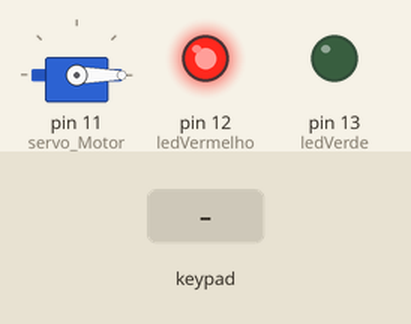
The sketch below on a simulated Arduino Uno, built with avr-gcc and run on an emulated ATmega328P. On the bench: servo, output pins drawn as LEDs (lit = HIGH). Inputs (shaded band) come from the test bench.

Above: at 1.2 s.
1.3 s: keypad keys 1 2 3 pressed 0.4 s apart
At 3.1 s:
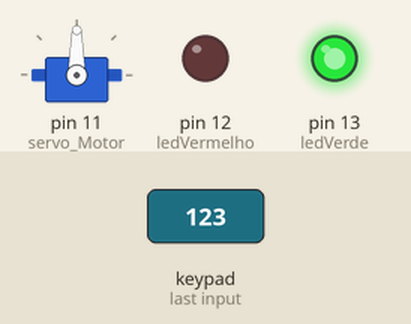
4.0 s: key '*' pressed
At 4.8 s:
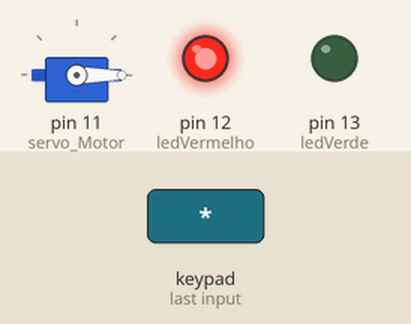
Timing chart, 0 to 7.0 s (numbered marks = the images above; inputs shaded):
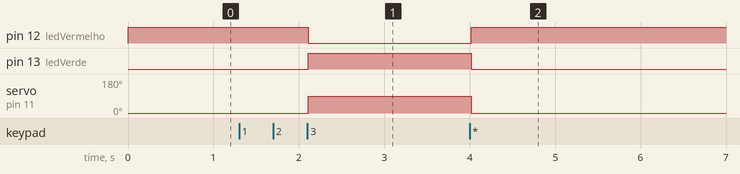

Measured:
- after the input at 1.3 s, pin 12 (ledVermelho): HIGH → LOW after 0.81 s; pin 13 (ledVerde): LOW → HIGH after 0.81 s; servo on pin 11 (servo_Motor): 0° → 90° after 0.81 s
- after the input at 4.0 s, pin 12 (ledVermelho): LOW → HIGH at once; pin 13 (ledVerde): HIGH → LOW at once; servo on pin 11 (servo_Motor): 90° → 0° at once

The sketch:

Tranca_Eletr_nica_com_Servo_Motor.ino
```cpp
#include <Keypad.h> // BIBLIOTECA PARA O FUNCIONAMENTO DO TECLADO DE MEMBRANA
#include <Servo.h> // BIBLIOTECA PARA O FUNCIONAMENTO DO SERVO

Servo servo_Motor; //OBJETO DO TIPO SERVO
char* password = "123"; //SENHA CORRETA PARA DESTRANCAR A FECHADURA
int position = 0; //VARIÁVEL PARA LEITURA DE POSIÇÃO DA TECLA PRESSIONADA
const byte ROWS = 4; //NUMERO DE LINHAS DO TECLADO
const byte COLS = 4; //NUMERO DE COLUNAS DO TECLADO
char keys[ROWS][COLS] = { //DECLARAÇÃO DOS NUMEROS, LETRAS E CARACTERES DO TECLADO
{'1','2','3','A'},
{'4','5','6','B'},
{'7','8','9','C'},
{'*','0','#','D'}
};

byte rowPins[ROWS] = { 8, 7, 6, 9 }; // PINOS DE CONEXAO DAS LINHAS DO TECLADO
byte colPins[COLS] = { 5, 4, 3, 2 }; //PINOS DE CONEXAO DAS COLUNAS DO TECLADO
Keypad keypad = Keypad( makeKeymap(keys), rowPins, colPins, ROWS, COLS );//AS VARIAVEIS rowPins E colPins RECEBERÃO O VALOR DE LEITURA DOS PINOS DAS LINHAS E COLUNAS RESPECTIVAMENTE

const int ledVermelho = 12; //PINO EM QUE ESTÁ CONECTADO O LED VERMELHO
const int ledVerde = 13; //PINO EM QUE ESTÁ CONECTADO O LED VERDE

void setup(){
  pinMode(ledVermelho, OUTPUT); //DECLARA O PINO COMO SAÍDA
  pinMode(ledVerde, OUTPUT); //DECLARA O PINO COMO SAÍDA

  servo_Motor.attach(11); //PINO DE CONTROLE DO SERVO MOTOR
  setLocked(true); //ESTADO INICIAL DA FECHADURA (TRANCADA)
}

void loop(){
  char key = keypad.getKey(); //LEITURA DAS TECLAS PRESSIONADAS
  if (key == '*' || key == '#') { //SE A TECLA PRESSIONADA POR IGUAL A CARACTERE "*" OU "#", FAZ
      position = 0; //POSIÇÃO DE LEITURA DA TECLA PRESSIONADA INICIA EM 0
      setLocked(true); //FECHADURA TRANCADA
}
if (key == password[position]){ //SE A TECLA PRESSIONADA CORRESPONDER A SEQUÊNCIA DA SENHA, FAZ
      position ++;//PULA PARA A PRÓXIMA POSIÇÃO
}
if (position == 3){ // SE VARIÁVEL FOR IGUAL A 3 FAZ (QUANDO AS TECLAS PRESSIONADAS CHEGAREM A 3 POSIÇÕES, SIGNIFICA QUE A SENHA ESTÁ CORRETA)
      setLocked(false); //FECHADURA DESTRANCADA
}
delay(100);//INTERVALO DE 100 MILISSEGUNDOS
}
void setLocked(int locked){ //TRATANDO O ESTADO DA FECHADURA
if (locked){ //SE FECHADURA TRANCADA, FAZ
    digitalWrite(ledVermelho, HIGH);// LED VERMELHO ACENDE
    digitalWrite(ledVerde, LOW);// LED VERDE APAGA
    servo_Motor.write(0); //POSIÇÃO DO SERVO FICA EM 0º (FECHADURA TRANCADA)
}
else{ //SENÃO, FAZ
    digitalWrite(ledVerde, HIGH);// LED VERDE ACENDE
    digitalWrite(ledVermelho, LOW);// LED VERMELHO APAGA
    servo_Motor.write(90);// SERVO GIRA A 82º (FECHADURA DESTRANCADA)
}
}
```

ExDecisao01.cpp
```cpp
#include <stdio.h>
#include <stdlib.h>

main(){
	float n1,n2,dif;

	printf("Digite dois numeros ");
	scanf("%f%f",&n1,&n2);
	if(n1>n2){
		dif=n1-n2;
		printf("Difereca do maior pelo menor eh %f",dif);}
	else{

		dif=n2-n1;
		printf("Diferença do maior pelo menos eh %f",dif);
	}
}
```

ExDecisao02.cpp
```cpp
#include <stdio.h>
#include <stdlib.h>

main(){
int n1;

printf("Digite um numero");
scanf("%f",&n1);
if(n1%2==0)
	printf("O numero  par\n");
else
	printf("O numero  impar\n");
if(n1>0)
	printf("O numero  positivo\n");
else
	printf("O numero  negativo\n");
}
```

ExDecisao03.cpp
```cpp
#include <stdio.h>
#include <stdlib.h>

main(){
float n1,n2;
printf("digite dois numeros ");
scanf("%f%f",&n1,&n2);
if(n1==n2)
	printf("Os numeros sao iguais");
else
	if(n1>n2)
		printf("O maior numero e %.2f",n1);
	else
		printf("O maior numero e %.2f",n2);


}
```

ExDecisao04.cpp
```cpp
#include <stdio.h>
#include <stdlib.h>
#include <math.h>

main(){
float n1,n2,n3,dif23;

printf("Digite tres numeros ");
scanf("%f%f%f",&n1,&n2,&n3);
if(n1>0){
	printf("A raiz quadrada do primeiro numero eh: %f\n",sqrt(n1));
}
else
	printf("O quadrado do primeiro numero eh: %f\n",pow(n1,2));
if(n2<=100&&n2>=10)
	printf("Segundo numero esta entre 10 e 100 intervalo permitido\n");
if(n3<n2)
	printf("Diferenca entre o segundo e o terceiro numero eh %f\n",n2-n3);
else
	printf("%f\n",n3+1);

}
```

ExDecisao05.cpp
```cpp
#include <stdio.h>
#include <stdlib.h>
#include <math.h>

main(){
int idade;

printf("Digite a idade do nadador ");
scanf("%d",&idade);
if(idade>=5&&idade<=7)
	printf("Nadador Infatil A");
if(idade>=8&&idade<=10)
	printf("Nadador Infatil B");
if(idade>=11&&idade<=13)
	printf("Nadador Juvenil A");
if(idade>=14&&idade<=17)
	printf("Nadador Juvenil B");
if(idade>=18)
	printf("Nadador Senior");

}
```

ExDecisao06.cpp
```cpp
#include <stdio.h>
#include <stdlib.h>
#include <math.h>

main(){
float nota1,nota2,media,freq;
int aulamin,assistidadas;

printf("Digite as duas notas ");
scanf("%f%f",&nota1,&nota2);
printf("\nDigite a quantidade de aulas ministradas ");
scanf("%d",&aulamin);
printf("\nDigite a quantidade de presencas do aluno ");
scanf("%d",&assistidadas);
freq=(assistidadas/aulamin)*100;
media=(nota1+nota2)/2;
if(freq<75)
	printf("aluno Reprovado pro faltas");
else
	if(media<6)
		printf("Aluno reprovado por media %f",media);
	else
		printf("aluno Aprovado \nMedia= %f",media);
}
```

Fatorial.cpp
```cpp
#include <stdio.h>

#include <stdlib.h>

main (){

	int n,cont,fatorial=1;

	printf("Digite um numero maior que 0: ");

	scanf("%d",&n);

	if(n<0){

		printf("Numero invalido");

	}

	else{

		for(cont=1;cont<=n;cont++){

			fatorial*=cont;

		}

		printf("O fatorial de %d eh: %d",n,fatorial);

	}

}
```
